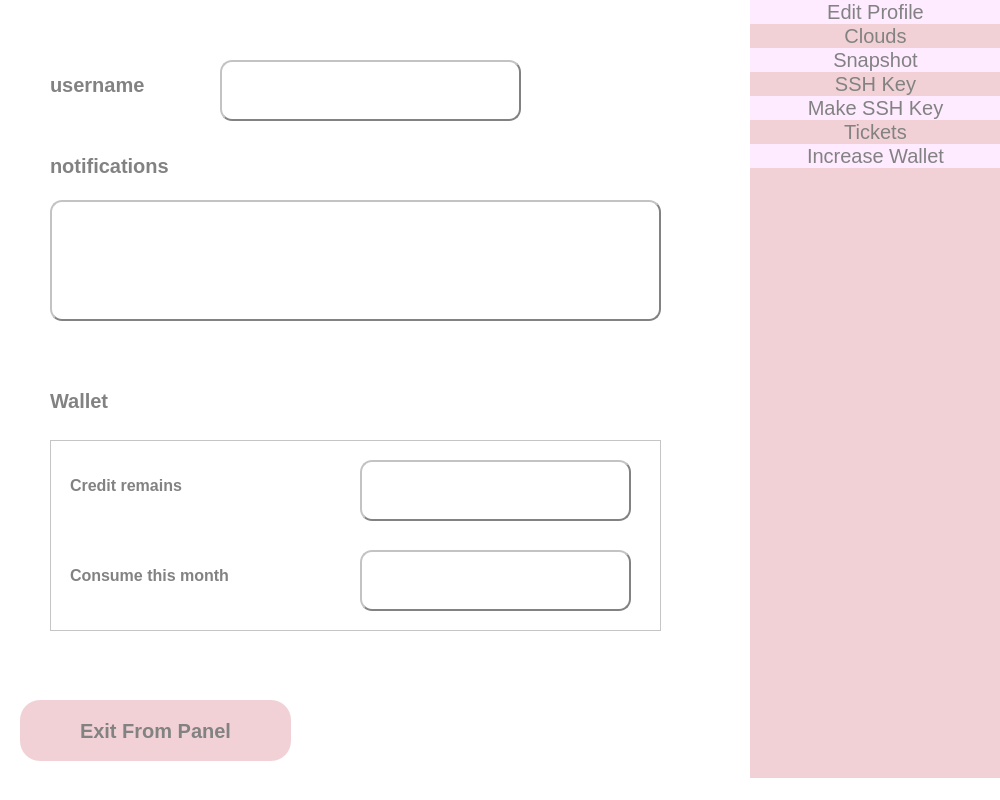
<?xml version="1.0" encoding="UTF-8"?>
<ui version="4.0">
 <class>MainWindow</class>
 <widget class="QMainWindow" name="MainWindow">
  <property name="geometry">
   <rect>
    <x>0</x>
    <y>0</y>
    <width>1000</width>
    <height>800</height>
   </rect>
  </property>
  <property name="windowTitle">
   <string>Dashboard</string>
  </property>
  <property name="styleSheet">
   <string notr="true">background-color: rgb(255, 255, 255);</string>
  </property>
  <widget class="QWidget" name="centralwidget">
   <widget class="QLabel" name="label">
    <property name="geometry">
     <rect>
      <x>50</x>
      <y>60</y>
      <width>151</width>
      <height>51</height>
     </rect>
    </property>
    <property name="font">
     <font>
      <pointsize>15</pointsize>
      <weight>75</weight>
      <bold>true</bold>
     </font>
    </property>
    <property name="text">
     <string>&lt;html&gt;&lt;head/&gt;&lt;body&gt;&lt;p&gt;&lt;span style=&quot; color:#828282;&quot;&gt;username&lt;/span&gt;&lt;/p&gt;&lt;/body&gt;&lt;/html&gt;</string>
    </property>
   </widget>
   <widget class="QTextBrowser" name="userName">
    <property name="geometry">
     <rect>
      <x>220</x>
      <y>60</y>
      <width>301</width>
      <height>61</height>
     </rect>
    </property>
    <property name="font">
     <font>
      <pointsize>15</pointsize>
     </font>
    </property>
    <property name="styleSheet">
     <string notr="true">background-color: rgb(255, 255, 255);
border-radius: 12px;
border:2px outset;
border-color: rgb(130, 130, 130);</string>
    </property>
    <property name="html">
     <string>&lt;!DOCTYPE HTML PUBLIC &quot;-//W3C//DTD HTML 4.0//EN&quot; &quot;http://www.w3.org/TR/REC-html40/strict.dtd&quot;&gt;
&lt;html&gt;&lt;head&gt;&lt;meta name=&quot;qrichtext&quot; content=&quot;1&quot; /&gt;&lt;style type=&quot;text/css&quot;&gt;
p, li { white-space: pre-wrap; }
&lt;/style&gt;&lt;/head&gt;&lt;body style=&quot; font-family:'MS Shell Dlg 2'; font-size:15pt; font-weight:400; font-style:normal;&quot;&gt;
&lt;p style=&quot;-qt-paragraph-type:empty; margin-top:0px; margin-bottom:0px; margin-left:0px; margin-right:0px; -qt-block-indent:0; text-indent:0px; font-size:8pt;&quot;&gt;&lt;br /&gt;&lt;/p&gt;&lt;/body&gt;&lt;/html&gt;</string>
    </property>
   </widget>
   <widget class="QTextBrowser" name="notification">
    <property name="geometry">
     <rect>
      <x>50</x>
      <y>200</y>
      <width>611</width>
      <height>121</height>
     </rect>
    </property>
    <property name="font">
     <font>
      <pointsize>15</pointsize>
     </font>
    </property>
    <property name="styleSheet">
     <string notr="true">background-color: rgb(255, 255, 255);
border-radius: 12px;
border:2px outset;
border-color: rgb(130, 130, 130);
</string>
    </property>
   </widget>
   <widget class="QLabel" name="label_2">
    <property name="geometry">
     <rect>
      <x>50</x>
      <y>140</y>
      <width>221</width>
      <height>51</height>
     </rect>
    </property>
    <property name="font">
     <font>
      <pointsize>15</pointsize>
      <weight>75</weight>
      <bold>true</bold>
     </font>
    </property>
    <property name="styleSheet">
     <string notr="true">color: rgb(130, 130, 130);</string>
    </property>
    <property name="text">
     <string>notifications</string>
    </property>
   </widget>
   <widget class="QListWidget" name="listWidget_2">
    <property name="geometry">
     <rect>
      <x>50</x>
      <y>440</y>
      <width>611</width>
      <height>191</height>
     </rect>
    </property>
   </widget>
   <widget class="QLabel" name="label_3">
    <property name="geometry">
     <rect>
      <x>50</x>
      <y>370</y>
      <width>151</width>
      <height>61</height>
     </rect>
    </property>
    <property name="font">
     <font>
      <pointsize>15</pointsize>
      <weight>75</weight>
      <italic>false</italic>
      <bold>true</bold>
     </font>
    </property>
    <property name="styleSheet">
     <string notr="true">color: rgb(130, 130, 130);</string>
    </property>
    <property name="text">
     <string>Wallet</string>
    </property>
   </widget>
   <widget class="QLabel" name="tb_remain">
    <property name="geometry">
     <rect>
      <x>70</x>
      <y>550</y>
      <width>231</width>
      <height>51</height>
     </rect>
    </property>
    <property name="font">
     <font>
      <pointsize>12</pointsize>
      <weight>75</weight>
      <bold>true</bold>
     </font>
    </property>
    <property name="styleSheet">
     <string notr="true">color: rgb(130, 130, 130);</string>
    </property>
    <property name="text">
     <string>Consume this month</string>
    </property>
   </widget>
   <widget class="QTextBrowser" name="tb_masraf">
    <property name="geometry">
     <rect>
      <x>360</x>
      <y>460</y>
      <width>271</width>
      <height>61</height>
     </rect>
    </property>
    <property name="font">
     <font>
      <pointsize>15</pointsize>
     </font>
    </property>
    <property name="styleSheet">
     <string notr="true">background-color: rgb(255, 255, 255);
border-radius: 12px;
border:2px outset;
border-color: rgb(130, 130, 130);</string>
    </property>
   </widget>
   <widget class="QLabel" name="label_4">
    <property name="geometry">
     <rect>
      <x>70</x>
      <y>460</y>
      <width>231</width>
      <height>51</height>
     </rect>
    </property>
    <property name="font">
     <font>
      <pointsize>12</pointsize>
      <weight>75</weight>
      <bold>true</bold>
     </font>
    </property>
    <property name="styleSheet">
     <string notr="true">color: rgb(130, 130, 130);</string>
    </property>
    <property name="text">
     <string>Credit remains</string>
    </property>
   </widget>
   <widget class="QTextBrowser" name="tb_remainConsume">
    <property name="geometry">
     <rect>
      <x>360</x>
      <y>550</y>
      <width>271</width>
      <height>61</height>
     </rect>
    </property>
    <property name="font">
     <font>
      <pointsize>15</pointsize>
     </font>
    </property>
    <property name="styleSheet">
     <string notr="true">background-color: rgb(255, 255, 255);
border-radius: 12px;
border:2px outset;
border-color: rgb(130, 130, 130);</string>
    </property>
   </widget>
   <widget class="QPushButton" name="bt_exit">
    <property name="geometry">
     <rect>
      <x>20</x>
      <y>700</y>
      <width>271</width>
      <height>61</height>
     </rect>
    </property>
    <property name="font">
     <font>
      <pointsize>15</pointsize>
      <weight>75</weight>
      <bold>true</bold>
     </font>
    </property>
    <property name="styleSheet">
     <string notr="true">background-color: rgb(241, 209, 214);
color: rgb(130, 130, 130);
border-radius:20px;</string>
    </property>
    <property name="text">
     <string>Exit From Panel</string>
    </property>
   </widget>
   <widget class="QWidget" name="verticalLayoutWidget">
    <property name="geometry">
     <rect>
      <x>750</x>
      <y>0</y>
      <width>251</width>
      <height>781</height>
     </rect>
    </property>
    <layout class="QVBoxLayout" name="verticalLayout" stretch="0,0,0,0,0,0,0,0">
     <property name="spacing">
      <number>0</number>
     </property>
     <property name="sizeConstraint">
      <enum>QLayout::SetMaximumSize</enum>
     </property>
     <property name="leftMargin">
      <number>0</number>
     </property>
     <item>
      <widget class="QPushButton" name="edit_prof">
       <property name="font">
        <font>
         <pointsize>15</pointsize>
        </font>
       </property>
       <property name="styleSheet">
        <string notr="true">color: rgb(130, 130, 130);
border: 0px;
background-color: rgb(254, 235, 255);</string>
       </property>
       <property name="text">
        <string>Edit Profile</string>
       </property>
      </widget>
     </item>
     <item>
      <widget class="QPushButton" name="bt_cloud">
       <property name="enabled">
        <bool>true</bool>
       </property>
       <property name="sizePolicy">
        <sizepolicy hsizetype="Expanding" vsizetype="Fixed">
         <horstretch>0</horstretch>
         <verstretch>0</verstretch>
        </sizepolicy>
       </property>
       <property name="sizeIncrement">
        <size>
         <width>10</width>
         <height>10</height>
        </size>
       </property>
       <property name="baseSize">
        <size>
         <width>100</width>
         <height>100</height>
        </size>
       </property>
       <property name="font">
        <font>
         <pointsize>15</pointsize>
         <weight>50</weight>
         <bold>false</bold>
        </font>
       </property>
       <property name="styleSheet">
        <string notr="true">background-color: rgb(241, 209, 214);
border: 0px;
color: rgb(130, 130, 130);</string>
       </property>
       <property name="text">
        <string>Clouds</string>
       </property>
       <property name="iconSize">
        <size>
         <width>12</width>
         <height>12</height>
        </size>
       </property>
       <property name="autoDefault">
        <bool>false</bool>
       </property>
       <property name="default">
        <bool>false</bool>
       </property>
       <property name="flat">
        <bool>false</bool>
       </property>
      </widget>
     </item>
     <item>
      <widget class="QPushButton" name="bt_snapshot">
       <property name="sizePolicy">
        <sizepolicy hsizetype="Minimum" vsizetype="Fixed">
         <horstretch>0</horstretch>
         <verstretch>0</verstretch>
        </sizepolicy>
       </property>
       <property name="sizeIncrement">
        <size>
         <width>10</width>
         <height>10</height>
        </size>
       </property>
       <property name="baseSize">
        <size>
         <width>100</width>
         <height>0</height>
        </size>
       </property>
       <property name="font">
        <font>
         <pointsize>15</pointsize>
         <weight>50</weight>
         <bold>false</bold>
        </font>
       </property>
       <property name="styleSheet">
        <string notr="true">color: rgb(130, 130, 130);
border: 0px;
background-color: rgb(254, 235, 255);</string>
       </property>
       <property name="text">
        <string>Snapshot</string>
       </property>
      </widget>
     </item>
     <item>
      <widget class="QPushButton" name="bt_ssh">
       <property name="sizePolicy">
        <sizepolicy hsizetype="Minimum" vsizetype="Fixed">
         <horstretch>0</horstretch>
         <verstretch>0</verstretch>
        </sizepolicy>
       </property>
       <property name="sizeIncrement">
        <size>
         <width>10</width>
         <height>10</height>
        </size>
       </property>
       <property name="baseSize">
        <size>
         <width>100</width>
         <height>0</height>
        </size>
       </property>
       <property name="font">
        <font>
         <pointsize>15</pointsize>
         <weight>50</weight>
         <bold>false</bold>
        </font>
       </property>
       <property name="styleSheet">
        <string notr="true">background-color: rgb(241, 209, 214);
border: 0px;
color: rgb(130, 130, 130);</string>
       </property>
       <property name="text">
        <string>SSH Key</string>
       </property>
      </widget>
     </item>
     <item>
      <widget class="QPushButton" name="make_ssh">
       <property name="font">
        <font>
         <pointsize>15</pointsize>
        </font>
       </property>
       <property name="styleSheet">
        <string notr="true">color: rgb(130, 130, 130);
border: 0px;
background-color: rgb(254, 235, 255);</string>
       </property>
       <property name="text">
        <string>Make SSH Key</string>
       </property>
      </widget>
     </item>
     <item>
      <widget class="QPushButton" name="bt_tickets">
       <property name="font">
        <font>
         <pointsize>15</pointsize>
         <weight>50</weight>
         <bold>false</bold>
        </font>
       </property>
       <property name="styleSheet">
        <string notr="true">background-color: rgb(241, 209, 214);
border: 0px;
color: rgb(130, 130, 130);</string>
       </property>
       <property name="text">
        <string>Tickets</string>
       </property>
      </widget>
     </item>
     <item>
      <widget class="QPushButton" name="inc_wallet">
       <property name="font">
        <font>
         <pointsize>15</pointsize>
        </font>
       </property>
       <property name="styleSheet">
        <string notr="true">color: rgb(130, 130, 130);
border: 0px;
background-color: rgb(254, 235, 255);</string>
       </property>
       <property name="text">
        <string>Increase Wallet</string>
       </property>
      </widget>
     </item>
     <item>
      <widget class="QPushButton" name="pushButton_2">
       <property name="sizePolicy">
        <sizepolicy hsizetype="Minimum" vsizetype="Expanding">
         <horstretch>0</horstretch>
         <verstretch>0</verstretch>
        </sizepolicy>
       </property>
       <property name="baseSize">
        <size>
         <width>2</width>
         <height>0</height>
        </size>
       </property>
       <property name="styleSheet">
        <string notr="true">background-color: rgb(241, 209, 214);
border: 0px;
color: rgb(130, 130, 130);</string>
       </property>
       <property name="text">
        <string/>
       </property>
      </widget>
     </item>
    </layout>
   </widget>
  </widget>
  <widget class="QMenuBar" name="menubar">
   <property name="geometry">
    <rect>
     <x>0</x>
     <y>0</y>
     <width>1000</width>
     <height>18</height>
    </rect>
   </property>
  </widget>
  <widget class="QStatusBar" name="statusbar"/>
 </widget>
 <resources/>
 <connections/>
</ui>
